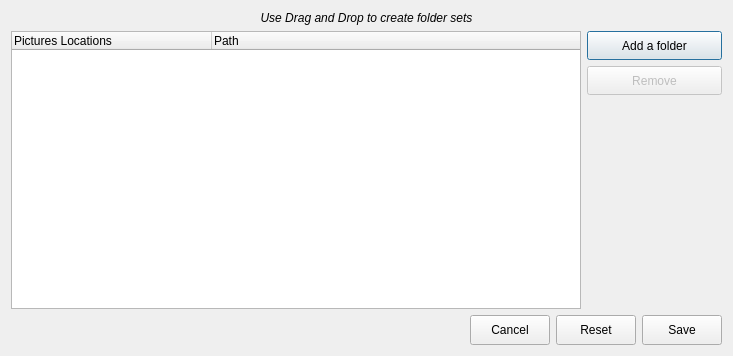
<?xml version="1.0" encoding="UTF-8"?>
<ui version="4.0">
 <class>pictures_locations</class>
 <widget class="QDialog" name="pictures_locations">
  <property name="geometry">
   <rect>
    <x>0</x>
    <y>0</y>
    <width>733</width>
    <height>356</height>
   </rect>
  </property>
  <property name="windowTitle">
   <string>Edit Pictures Locations</string>
  </property>
  <layout class="QVBoxLayout" name="verticalLayout_2">
   <item>
    <widget class="QLabel" name="label">
     <property name="font">
      <font>
       <italic>true</italic>
      </font>
     </property>
     <property name="text">
      <string>Use Drag and Drop to create folder sets</string>
     </property>
     <property name="alignment">
      <set>Qt::AlignCenter</set>
     </property>
    </widget>
   </item>
   <item>
    <layout class="QHBoxLayout" name="horizontalLayout_2">
     <item>
      <layout class="QVBoxLayout" name="verticalLayout_3">
       <item>
        <widget class="TreeWidgetDrop" name="foldersTreeWidget">
         <property name="sizePolicy">
          <sizepolicy hsizetype="MinimumExpanding" vsizetype="Expanding">
           <horstretch>0</horstretch>
           <verstretch>0</verstretch>
          </sizepolicy>
         </property>
         <property name="dragDropMode">
          <enum>QAbstractItemView::InternalMove</enum>
         </property>
         <property name="defaultDropAction">
          <enum>Qt::MoveAction</enum>
         </property>
         <property name="alternatingRowColors">
          <bool>false</bool>
         </property>
         <property name="indentation">
          <number>8</number>
         </property>
         <property name="rootIsDecorated">
          <bool>true</bool>
         </property>
         <property name="uniformRowHeights">
          <bool>false</bool>
         </property>
         <property name="animated">
          <bool>true</bool>
         </property>
         <property name="allColumnsShowFocus">
          <bool>false</bool>
         </property>
         <property name="wordWrap">
          <bool>false</bool>
         </property>
         <property name="headerHidden">
          <bool>false</bool>
         </property>
         <attribute name="headerVisible">
          <bool>true</bool>
         </attribute>
         <attribute name="headerCascadingSectionResizes">
          <bool>false</bool>
         </attribute>
         <attribute name="headerDefaultSectionSize">
          <number>200</number>
         </attribute>
         <attribute name="headerMinimumSectionSize">
          <number>37</number>
         </attribute>
         <attribute name="headerShowSortIndicator" stdset="0">
          <bool>false</bool>
         </attribute>
         <attribute name="headerStretchLastSection">
          <bool>true</bool>
         </attribute>
         <column>
          <property name="text">
           <string>Pictures Locations</string>
          </property>
         </column>
         <column>
          <property name="text">
           <string>Path</string>
          </property>
         </column>
        </widget>
       </item>
      </layout>
     </item>
     <item>
      <layout class="QVBoxLayout" name="verticalLayout">
       <item>
        <widget class="QPushButton" name="add_location">
         <property name="minimumSize">
          <size>
           <width>135</width>
           <height>29</height>
          </size>
         </property>
         <property name="text">
          <string>Add a folder</string>
         </property>
        </widget>
       </item>
       <item>
        <widget class="QPushButton" name="remove_location">
         <property name="enabled">
          <bool>false</bool>
         </property>
         <property name="minimumSize">
          <size>
           <width>135</width>
           <height>29</height>
          </size>
         </property>
         <property name="text">
          <string>Remove</string>
         </property>
        </widget>
       </item>
       <item>
        <spacer name="verticalSpacer">
         <property name="orientation">
          <enum>Qt::Vertical</enum>
         </property>
         <property name="sizeHint" stdset="0">
          <size>
           <width>20</width>
           <height>40</height>
          </size>
         </property>
        </spacer>
       </item>
      </layout>
     </item>
    </layout>
   </item>
   <item>
    <layout class="QHBoxLayout" name="horizontalLayout">
     <item>
      <spacer name="horizontalSpacer">
       <property name="orientation">
        <enum>Qt::Horizontal</enum>
       </property>
       <property name="sizeHint" stdset="0">
        <size>
         <width>40</width>
         <height>20</height>
        </size>
       </property>
      </spacer>
     </item>
     <item>
      <widget class="QPushButton" name="cancel_pushButton">
       <property name="minimumSize">
        <size>
         <width>0</width>
         <height>30</height>
        </size>
       </property>
       <property name="text">
        <string>Cancel</string>
       </property>
      </widget>
     </item>
     <item>
      <widget class="QPushButton" name="reset_pushButton">
       <property name="minimumSize">
        <size>
         <width>0</width>
         <height>30</height>
        </size>
       </property>
       <property name="text">
        <string>Reset</string>
       </property>
      </widget>
     </item>
     <item>
      <widget class="QPushButton" name="save_pushButton">
       <property name="minimumSize">
        <size>
         <width>0</width>
         <height>30</height>
        </size>
       </property>
       <property name="text">
        <string>Save</string>
       </property>
      </widget>
     </item>
    </layout>
   </item>
  </layout>
 </widget>
 <customwidgets>
  <customwidget>
   <class>TreeWidgetDrop</class>
   <extends>QTreeWidget</extends>
   <header>pictures_locations.h</header>
  </customwidget>
 </customwidgets>
 <resources/>
 <connections/>
</ui>
